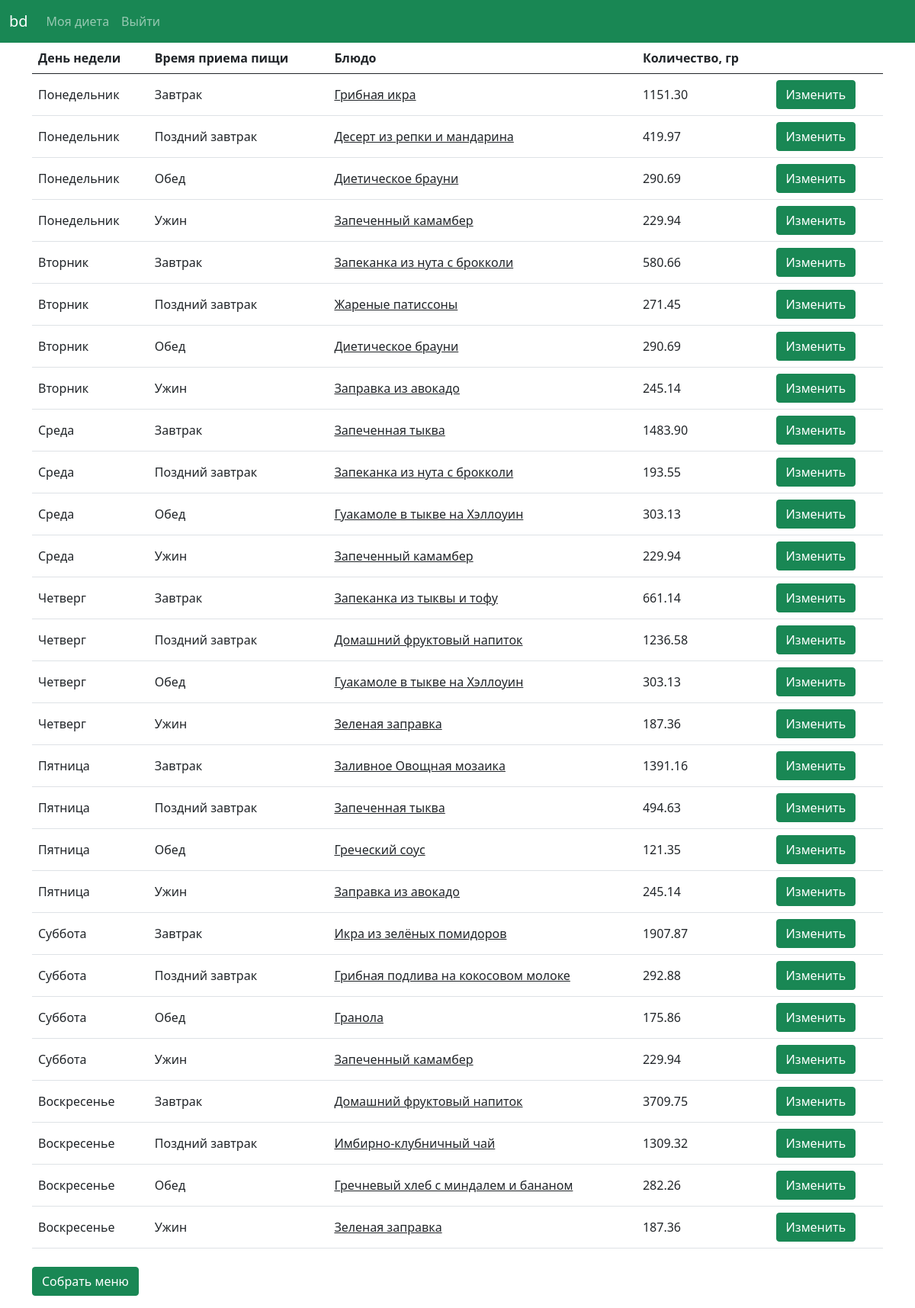
The page /my_nutrition/ (signed in) on the database as committed earlier.
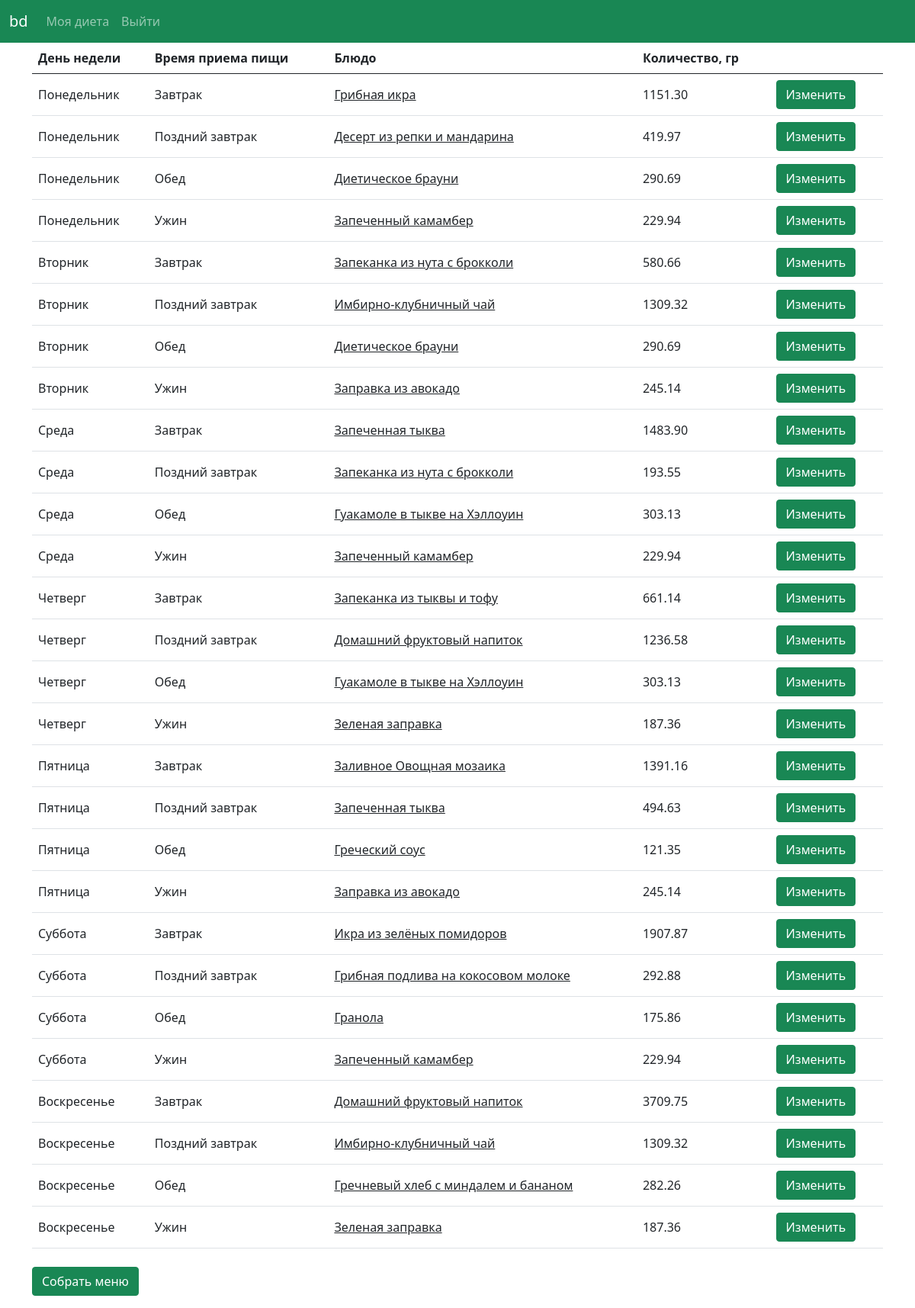
The same page on the database as committed later.
### balanced_diet/models.py (models this page shows)
class User_nutrition(models.Model):
    WEEKDAY_CHOICES = [
        ('MON', 'Monday'),
        ('TUE', 'Tuesday'),
        ('WED', 'Wednesday'),
        ('THU', 'Thursday'),
        ('FRI', 'Friday'),
        ('SAT', 'Saturday'),
        ('SUN', 'Sunday')
    ]
    MEAL_CHOICES = [
        ('BF', 'Breakfast'),
        ('BR', 'Brunch'),
        ('LN', 'Lunch'),
        ('DN', 'Dinner')
    ]
    owner = models.ForeignKey(User, on_delete=models.CASCADE)
    weekday = models.CharField(max_length=10, choices=WEEKDAY_CHOICES, default='')
    meal = models.CharField(max_length=10, choices=MEAL_CHOICES, default='')
    dish = models.ForeignKey(Dish, on_delete=models.CASCADE)
    amountofdish = models.DecimalField(max_digits=7, decimal_places=2)

class Dish(models.Model):
    name = models.CharField(max_length=50, unique=True)
    kcal = models.DecimalField(max_digits=6, decimal_places=2)
    proteins = models.DecimalField(max_digits=6, decimal_places=2)
    fats = models.DecimalField(max_digits=6, decimal_places=2)
    carbs = models.DecimalField(max_digits=6, decimal_places=2)
    breakfast = models.BooleanField(default=False)
    lunch = models.BooleanField(default=False)
    dinner = models.BooleanField(default=False)
    recipetext = models.TextField(default='')

### balanced_diet/views.py (the view)
# urls.py: path('my_nutrition/', views.my_nutrition, name='my_nutrition'),
@login_required
def my_nutrition(request):
    try:
        monbf = User_nutrition.objects.filter(owner=request.user)
        user_prefs = User_prefs.get_user_prefs(User_prefs.objects.get(owner=request.user))
        user_nutr = User_nutrition.objects.filter(owner=request.user)
        for nutr in user_nutr:
            if nutr.meal == 'BF':
                amountofdish = user_prefs[0] * 30 / nutr.dish.kcal
            if nutr.meal == 'BR':
                amountofdish = user_prefs[0] * 10 / nutr.dish.kcal
            elif nutr.meal == 'LN':
                amountofdish = user_prefs[0] * 35 / nutr.dish.kcal
            elif nutr.meal == 'DN':
                amountofdish = user_prefs[0] * 25 / nutr.dish.kcal
            User_nutrition.objects.filter(id=nutr.id).update(amountofdish=amountofdish)
        context = {
            'monbf': monbf
        }
        return render(request,'balanced_diet/my_nutrition.html', context)
    except User_nutrition.DoesNotExist:
        return render(request, 'balanced_diet/my_diet.html')

### balanced_diet/models.py (called while the page is built)
    def get_user_prefs(self):
        lactose = self.lactose
        vegan = self.vegan
        halal = self.halal
        kcalformeal = self.kcal
        return kcalformeal, lactose, vegan, halal

### balanced_diet/templates/balanced_diet/my_nutrition.html (shortened to what this page needs)
{% extends "balanced_diet/base.html" %}
{% block nutrition %}
    <table class="table">
  <thead>
    <tr>
      <th scope="col">День недели</th>
      <th scope="col">Время приема пищи</th>
      <th scope="col">Блюдо</th>
      <th scope="col">Количество, гр</th>
      <th scope="col"></th>
    </tr>
  </thead>
  <tbody>
    {% for i in monbf %}
        <tr>
        {% if i.weekday == 'MON' %}
            <td class="align-middle">Понедельник</td>
        {% elif i.weekday == 'TUE' %}
            <td class="align-middle">Вторник</td>
        {% elif i.weekday == 'WED' %}
            <td class="align-middle">Среда</td>
        {% elif i.weekday == 'THU' %}
            <td class="align-middle">Четверг</td>
        {% elif i.weekday == 'FRI' %}
            <td class="align-middle">Пятница</td>
        {% elif i.weekday == 'SAT' %}
            <td class="align-middle">Суббота</td>
        {% elif i.weekday == 'SUN' %}
            <td class="align-middle">Воскресенье</td>
        {% endif %}
        {% if i.meal == 'BF' %}
             <td class="align-middle">Завтрак</td>
        {% elif i.meal == 'BR' %}
             <td class="align-middle">Поздний завтрак</td>
        {% elif i.meal == 'LN' %}
             <td class="align-middle">Обед</td>
        {% elif i.meal == 'DN' %}
             <td class="align-middle">Ужин</td>
        {% endif %}
        <td class="align-middle"><a style="color: inherit" href="{% url 'balanced_diet:dish' i.dish.id %}"> {{ i.dish.name }} </a></td>
        <td class="align-middle">{{ i.amountofdish }}</td>
        <td>
        <form method="post" action="{% url 'balanced_diet:change_one_dish'%}">
        <button name="{{ i.id }}" class="btn btn-success">Изменить</button>
        </form>
        </td>
        </tr>
    {% endfor %}
  </tbody>
</table>
    <form method="post" action="{% url 'balanced_diet:create_user_nutrition' %}">
    <button name="submit" class="btn btn-success mt-2 mb-3">Собрать меню</button>
    </form>
{% endblock nutrition %}

### balanced_diet/templates/balanced_diet/base.html (shortened to what this page needs)
{% load static %}
<!doctype html>
<html lang="en" style="height: 100%">
<head>
    <link href="https://cdn.jsdelivr.net/npm/bootstrap@5.0.2/dist/css/bootstrap.min.css" rel="stylesheet">
</head>
<body style=" height: 100%">
<nav class="navbar navbar-expand-lg navbar-dark bg-success"  >
  <div class="container-fluid">
    <a class="navbar-brand" href="{% url 'balanced_diet:index' %}">bd</a>
    <div class="collapse navbar-collapse" id="navbarNav">
      <ul class="navbar-nav">
          {% if user.is_anonymous %}
        <li class="nav-item">
          <a class="nav-link active" aria-current="page" href="{% url 'balanced_diet:index' %}">Главная</a>
        </li>
        <li class="nav-item">
          <a class="nav-link" href="{% url 'balanced_diet:try_service' %}">Попробовать</a>
        </li>
          <li class="nav-item">
                <a class="nav-link" href="{% url 'users:login' %}">Войти</a>
        </li>
          <li class="nav_item">
                <a class="nav-link" href="{% url 'users:register' %}">Регистрация</a>
          </li>
          {% else %}
          <li class="nav_item">
                <a class="nav-link" href="{% url 'balanced_diet:my_diet' %}">Моя диета</a>
          </li>
          <li class="nav_item">
          <a class="nav-link" href="{% url 'users:logout' %}">Выйти</a>
          </li>
          {% endif %}
      </ul>
    </div>
  </div>
</nav>
<div class="container">
{% block nutrition %}{% endblock nutrition %}
</div>
</body>
</html>

Rows that differ between the two databases and show on the page:
changed User_nutrition (number 6 of 28 on the later page): dish.name "Жареные патиссоны" → "Имбирно-клубничный чай"; amountofdish "271.45" → "1309.32"
